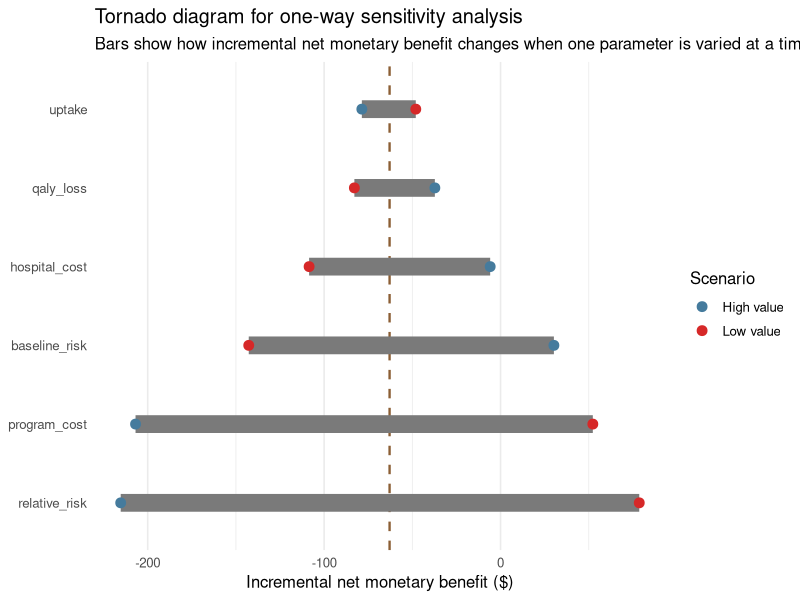

Write R code to recreate this figure.
## ---- chunk 1
wtp <- 50000

base_values <- c(
  program_cost = 420,
  hospital_cost = 6800,
  baseline_risk = 0.18,
  relative_risk = 0.78,
  qaly_loss = 0.032,
  uptake = 0.72
)

parameter_ranges <- data.frame(
  parameter = names(base_values),
  low = c(260, 5200, 0.12, 0.65, 0.018, 0.55),
  high = c(620, 8800, 0.25, 0.92, 0.050, 0.90)
)

parameter_ranges$base <- base_values[parameter_ranges$parameter]

calculate_incremental_nmb <- function(values, wtp = 50000) {
  avoided_events <- values["baseline_risk"] * (1 - values["relative_risk"]) * values["uptake"]
  incremental_qaly <- avoided_events * values["qaly_loss"]
  incremental_cost <- values["program_cost"] * values["uptake"] -
    avoided_events * values["hospital_cost"]

  wtp * incremental_qaly - incremental_cost
}

base_nmb <- calculate_incremental_nmb(base_values, wtp = wtp)

base_case_table <- data.frame(
  quantity = c("Incremental cost", "Incremental QALY", "Incremental NMB"),
  value = c(
    base_values["program_cost"] * base_values["uptake"] -
      base_values["baseline_risk"] * (1 - base_values["relative_risk"]) * base_values["uptake"] * base_values["hospital_cost"],
    base_values["baseline_risk"] * (1 - base_values["relative_risk"]) * base_values["uptake"] * base_values["qaly_loss"],
    base_nmb
  )
)

base_case_table$value <- round(base_case_table$value, 3)

knitr::kable(
  base_case_table,
  caption = "Base-case incremental results used for the tornado diagram"
)
## ---- chunk 2
tornado_results <- do.call(
  rbind,
  lapply(seq_len(nrow(parameter_ranges)), function(i) {
    parameter_name <- parameter_ranges$parameter[i]

    low_values <- base_values
    high_values <- base_values

    low_values[parameter_name] <- parameter_ranges$low[i]
    high_values[parameter_name] <- parameter_ranges$high[i]

    low_nmb <- calculate_incremental_nmb(low_values, wtp = wtp)
    high_nmb <- calculate_incremental_nmb(high_values, wtp = wtp)

    data.frame(
      parameter = parameter_name,
      low_nmb = low_nmb,
      high_nmb = high_nmb
    )
  })
)

tornado_results$range_width <- abs(tornado_results$high_nmb - tornado_results$low_nmb)
tornado_results <- tornado_results[order(tornado_results$range_width, decreasing = TRUE), ]
tornado_results$parameter <- factor(tornado_results$parameter, levels = tornado_results$parameter)

tornado_table <- tornado_results
tornado_table[, c("low_nmb", "high_nmb", "range_width")] <-
  round(tornado_table[, c("low_nmb", "high_nmb", "range_width")], 2)

knitr::kable(
  tornado_table,
  caption = "One-way sensitivity analysis results ranked by impact on incremental net monetary benefit"
)
## ---- chunk 3
tornado_plot_data <- rbind(
  data.frame(
    parameter = tornado_results$parameter,
    scenario = "Low value",
    nmb = tornado_results$low_nmb
  ),
  data.frame(
    parameter = tornado_results$parameter,
    scenario = "High value",
    nmb = tornado_results$high_nmb
  )
)

segment_data <- data.frame(
  parameter = tornado_results$parameter,
  xmin = pmin(tornado_results$low_nmb, tornado_results$high_nmb),
  xmax = pmax(tornado_results$low_nmb, tornado_results$high_nmb)
)
## ---- chunk 4
ggplot2::ggplot() +
  ggplot2::geom_vline(
    xintercept = base_nmb,
    linetype = 2,
    color = "#8b5e34",
    linewidth = 0.8
  ) +
  ggplot2::geom_segment(
    data = segment_data,
    ggplot2::aes(
      x = xmin,
      xend = xmax,
      y = parameter,
      yend = parameter
    ),
    color = "#7a7a7a",
    linewidth = 6,
    lineend = "butt"
  ) +
  ggplot2::geom_point(
    data = tornado_plot_data,
    ggplot2::aes(x = nmb, y = parameter, color = scenario),
    size = 3
  ) +
  ggplot2::labs(
    title = "Tornado diagram for one-way sensitivity analysis",
    subtitle = "Bars show how incremental net monetary benefit changes when one parameter is varied at a time",
    x = "Incremental net monetary benefit ($)",
    y = NULL,
    color = "Scenario"
  ) +
  ggplot2::scale_color_manual(values = c("#457b9d", "#d62828")) +
  ggplot2::theme_minimal(base_size = 12) +
  ggplot2::theme(
    panel.grid.major.y = ggplot2::element_blank()
  )
## ---- chunk 5
direction_table <- data.frame(
  parameter = as.character(tornado_results$parameter),
  lower_nmb_scenario = ifelse(tornado_results$low_nmb < tornado_results$high_nmb, "Low value", "High value"),
  higher_nmb_scenario = ifelse(tornado_results$low_nmb < tornado_results$high_nmb, "High value", "Low value")
)

knitr::kable(
  direction_table,
  caption = "Direction of influence for each parameter in the tornado diagram"
)
